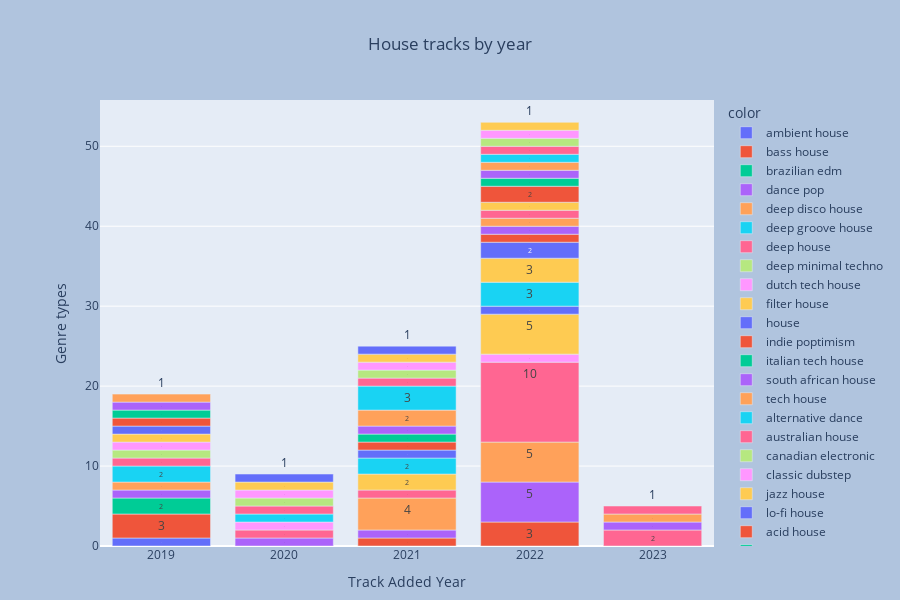

The notebook cell saved with this chart:
### Markdown cell above
My brother is a DJ so I've always been a big fan of house music and the DJ culture. Over the years, I've scoured through [Beatport](https://www.beatport.com/), the capital of dance music, for underground tracks alongside other DJ oriented websites. For entertainment, I'd recommend the [People Of](https://youtu.be/09yeEisT-FQ) YouTube videos. Great music, funny moments.

I personally prefer the genre labelling of Beatport over Spotify's for dance/electronic tracks because they're more accurate. But anyway, I'll visualize all the tracks that have "house" as one of the labels inside Genres to see the changes of house tracks over the years.

### Code cell
t = playlist[(playlist.Genres.str.contains("house", na=False))].groupby([playlist['Added_At'].dt.year, 'Genre'])['Song'].count().reset_index()

px.bar(x=t.Added_At, y=t.Song, color=t.Genre, text_auto=True).update_xaxes(type='category', categoryarray=[2019,2020, 2021,2022,2023]).update_layout(
                  title_text="House tracks by year",
                  title_x=0.5,
                  yaxis_title='Genre types',
                  xaxis_title='Track Added Year',
                  paper_bgcolor="LightSteelBlue",
                  height=600,
                  margin=dict(l=100, r=150, t=100, b=20)
).update_traces(textangle=0)

### Figure 1 — Plotly figure (JSON) as saved in the notebook; plotly's stock layout.template omitted (floating-point values rounded to 4 significant figures)
{"data": [{"alignmentgroup": "True", "hovertemplate": "color=ambient house<br>x=%{x}<br>y=%{y}<extra></extra>", "legendgroup": "ambient house", "marker": {"color": "#636efa", "pattern": {"shape": ""}}, "name": "ambient house", "offsetgroup": "ambient house", "orientation": "v", "showlegend": true, "textangle": 0, "textposition": "auto", "texttemplate": "%{y}", "type": "bar", "x": [2019], "xaxis": "x", "y": [1], "yaxis": "y"}, {"alignmentgroup": "True", "hovertemplate": "color=bass house<br>x=%{x}<br>y=%{y}<extra></extra>", "legendgroup": "bass house", "marker": {"color": "#EF553B", "pattern": {"shape": ""}}, "name": "bass house", "offsetgroup": "bass house", "orientation": "v", "showlegend": true, "textangle": 0, "textposition": "auto", "texttemplate": "%{y}", "type": "bar", "x": [2019, 2021, 2022], "xaxis": "x", "y": [3, 1, 3], "yaxis": "y"}, {"alignmentgroup": "True", "hovertemplate": "color=brazilian edm<br>x=%{x}<br>y=%{y}<extra></extra>", "legendgroup": "brazilian edm", "marker": {"color": "#00cc96", "pattern": {"shape": ""}}, "name": "brazilian edm", "offsetgroup": "brazilian edm", "orientation": "v", "showlegend": true, "textangle": 0, "textposition": "auto", "texttemplate": "%{y}", "type": "bar", "x": [2019], "xaxis": "x", "y": [2], "yaxis": "y"}, {"alignmentgroup": "True", "hovertemplate": "color=dance pop<br>x=%{x}<br>y=%{y}<extra></extra>", "legendgroup": "dance pop", "marker": {"color": "#ab63fa", "pattern": {"shape": ""}}, "name": "dance pop", "offsetgroup": "dance pop", "orientation": "v", "showlegend": true, "textangle": 0, "textposition": "auto", "texttemplate": "%{y}", "type": "bar", "x": [2019, 2020, 2021, 2022], "xaxis": "x", "y": [1, 1, 1, 5], "yaxis": "y"}, {"alignmentgroup": "True", "hovertemplate": "color=deep disco house<br>x=%{x}<br>y=%{y}<extra></extra>", "legendgroup": "deep disco house", "marker": {"color": "#FFA15A", "pattern": {"shape": ""}}, "name": "deep disco house", "offsetgroup": "deep disco house", "orientation": "v", "showlegend": true, "textangle": 0, "textposition": "auto", "texttemplate": "%{y}", "type": "bar", "x": [2019, 2021, 2022], "xaxis": "x", "y": [1, 4, 5], "yaxis": "y"}, {"alignmentgroup": "True", "hovertemplate": "color=deep groove house<br>x=%{x}<br>y=%{y}<extra></extra>", "legendgroup": "deep groove house", "marker": {"color": "#19d3f3", "pattern": {"shape": ""}}, "name": "deep groove house", "offsetgroup": "deep groove house", "orientation": "v", "showlegend": true, "textangle": 0, "textposition": "auto", "texttemplate": "%{y}", "type": "bar", "x": [2019], "xaxis": "x", "y": [2], "yaxis": "y"}, {"alignmentgroup": "True", "hovertemplate": "color=deep house<br>x=%{x}<br>y=%{y}<extra></extra>", "legendgroup": "deep house", "marker": {"color": "#FF6692", "pattern": {"shape": ""}}, "name": "deep house", "offsetgroup": "deep house", "orientation": "v", "showlegend": true, "textangle": 0, "textposition": "auto", "texttemplate": "%{y}", "type": "bar", "x": [2019, 2020, 2021, 2022, 2023], "xaxis": "x", "y": [1, 1, 1, 10, 2], "yaxis": "y"}, {"alignmentgroup": "True", "hovertemplate": "color=deep minimal techno<br>x=%{x}<br>y=%{y}<extra></extra>", "legendgroup": "deep minimal techno", "marker": {"color": "#B6E880", "pattern": {"shape": ""}}, "name": "deep minimal techno", "offsetgroup": "deep minimal techno", "orientation": "v", "showlegend": true, "textangle": 0, "textposition": "auto", "texttemplate": "%{y}", "type": "bar", "x": [2019], "xaxis": "x", "y": [1], "yaxis": "y"}, {"alignmentgroup": "True", "hovertemplate": "color=dutch tech house<br>x=%{x}<br>y=%{y}<extra></extra>", "legendgroup": "dutch tech house", "marker": {"color": "#FF97FF", "pattern": {"shape": ""}}, "name": "dutch tech house", "offsetgroup": "dutch tech house", "orientation": "v", "showlegend": true, "textangle": 0, "textposition": "auto", "texttemplate": "%{y}", "type": "bar", "x": [2019, 2020, 2022], "xaxis": "x", "y": [1, 1, 1], "yaxis": "y"}, {"alignmentgroup": "True", "hovertemplate": "color=filter house<br>x=%{x}<br>y=%{y}<extra></extra>", "legendgroup": "filter house", "marker": {"color": "#FECB52", "pattern": {"shape": ""}}, "name": "filter house", "offsetgroup": "filter house", "orientation": "v", "showlegend": true, "textangle": 0, "textposition": "auto", "texttemplate": "%{y}", "type": "bar", "x": [2019, 2021, 2022], "xaxis": "x", "y": [1, 2, 5], "yaxis": "y"}, {"alignmentgroup": "True", "hovertemplate": "color=house<br>x=%{x}<br>y=%{y}<extra></extra>", "legendgroup": "house", "marker": {"color": "#636efa", "pattern": {"shape": ""}}, "name": "house", "offsetgroup": "house", "orientation": "v", "showlegend": true, "textangle": 0, "textposition": "auto", "texttemplate": "%{y}", "type": "bar", "x": [2019, 2022], "xaxis": "x", "y": [1, 1], "yaxis": "y"}, {"alignmentgroup": "True", "hovertemplate": "color=indie poptimism<br>x=%{x}<br>y=%{y}<extra></extra>", "legendgroup": "indie poptimism", "marker": {"color": "#EF553B", "pattern": {"shape": ""}}, "name": "indie poptimism", "offsetgroup": "indie poptimism", "orientation": "v", "showlegend": true, "textangle": 0, "textposition": "auto", "texttemplate": "%{y}", "type": "bar", "x": [2019], "xaxis": "x", "y": [1], "yaxis": "y"}, {"alignmentgroup": "True", "hovertemplate": "color=italian tech house<br>x=%{x}<br>y=%{y}<extra></extra>", "legendgroup": "italian tech house", "marker": {"color": "#00cc96", "pattern": {"shape": ""}}, "name": "italian tech house", "offsetgroup": "italian tech house", "orientation": "v", "showlegend": true, "textangle": 0, "textposition": "auto", "texttemplate": "%{y}", "type": "bar", "x": [2019], "xaxis": "x", "y": [1], "yaxis": "y"}, {"alignmentgroup": "True", "hovertemplate": "color=south african house<br>x=%{x}<br>y=%{y}<extra></extra>", "legendgroup": "south african house", "marker": {"color": "#ab63fa", "pattern": {"shape": ""}}, "name": "south african house", "offsetgroup": "south african house", "orientation": "v", "showlegend": true, "textangle": 0, "textposition": "auto", "texttemplate": "%{y}", "type": "bar", "x": [2019], "xaxis": "x", "y": [1], "yaxis": "y"}, {"alignmentgroup": "True", "hovertemplate": "color=tech house<br>x=%{x}<br>y=%{y}<extra></extra>", "legendgroup": "tech house", "marker": {"color": "#FFA15A", "pattern": {"shape": ""}}, "name": "tech house", "offsetgroup": "tech house", "orientation": "v", "showlegend": true, "textangle": 0, "textposition": "auto", "texttemplate": "%{y}", "type": "bar", "x": [2019], "xaxis": "x", "y": [1], "yaxis": "y"}, {"alignmentgroup": "True", "hovertemplate": "color=alternative dance<br>x=%{x}<br>y=%{y}<extra></extra>", "legendgroup": "alternative dance", "marker": {"color": "#19d3f3", "pattern": {"shape": ""}}, "name": "alternative dance", "offsetgroup": "alternative dance", "orientation": "v", "showlegend": true, "textangle": 0, "textposition": "auto", "texttemplate": "%{y}", "type": "bar", "x": [2020, 2021, 2022], "xaxis": "x", "y": [1, 2, 3], "yaxis": "y"}, {"alignmentgroup": "True", "hovertemplate": "color=australian house<br>x=%{x}<br>y=%{y}<extra></extra>", "legendgroup": "australian house", "marker": {"color": "#FF6692", "pattern": {"shape": ""}}, "name": "australian house", "offsetgroup": "australian house", "orientation": "v", "showlegend": true, "textangle": 0, "textposition": "auto", "texttemplate": "%{y}", "type": "bar", "x": [2020], "xaxis": "x", "y": [1], "yaxis": "y"}, {"alignmentgroup": "True", "hovertemplate": "color=canadian electronic<br>x=%{x}<br>y=%{y}<extra></extra>", "legendgroup": "canadian electronic", "marker": {"color": "#B6E880", "pattern": {"shape": ""}}, "name": "canadian electronic", "offsetgroup": "canadian electronic", "orientation": "v", "showlegend": true, "textangle": 0, "textposition": "auto", "texttemplate": "%{y}", "type": "bar", "x": [2020], "xaxis": "x", "y": [1], "yaxis": "y"}, {"alignmentgroup": "True", "hovertemplate": "color=classic dubstep<br>x=%{x}<br>y=%{y}<extra></extra>", "legendgroup": "classic dubstep", "marker": {"color": "#FF97FF", "pattern": {"shape": ""}}, "name": "classic dubstep", "offsetgroup": "classic dubstep", "orientation": "v", "showlegend": true, "textangle": 0, "textposition": "auto", "texttemplate": "%{y}", "type": "bar", "x": [2020], "xaxis": "x", "y": [1], "yaxis": "y"}, {"alignmentgroup": "True", "hovertemplate": "color=jazz house<br>x=%{x}<br>y=%{y}<extra></extra>", "legendgroup": "jazz house", "marker": {"color": "#FECB52", "pattern": {"shape": ""}}, "name": "jazz house", "offsetgroup": "jazz house", "orientation": "v", "showlegend": true, "textangle": 0, "textposition": "auto", "texttemplate": "%{y}", "type": "bar", "x": [2020, 2022], "xaxis": "x", "y": [1, 3], "yaxis": "y"}, {"alignmentgroup": "True", "hovertemplate": "color=lo-fi house<br>x=%{x}<br>y=%{y}<extra></extra>", "legendgroup": "lo-fi house", "marker": {"color": "#636efa", "pattern": {"shape": ""}}, "name": "lo-fi house", "offsetgroup": "lo-fi house", "orientation": "v", "showlegend": true, "textangle": 0, "textposition": "auto", "texttemplate": "%{y}", "type": "bar", "x": [2020, 2021, 2022], "xaxis": "x", "y": [1, 1, 2], "yaxis": "y"}, {"alignmentgroup": "True", "hovertemplate": "color=acid house<br>x=%{x}<br>y=%{y}<extra></extra>", "legendgroup": "acid house", "marker": {"color": "#EF553B", "pattern": {"shape": ""}}, "name": "acid house", "offsetgroup": "acid house", "orientation": "v", "showlegend": true, "textangle": 0, "textposition": "auto", "texttemplate": "%{y}", "type": "bar", "x": [2021, 2022], "xaxis": "x", "y": [1, 1], "yaxis": "y"}, {"alignmentgroup": "True", "hovertemplate": "color=canadian hip hop<br>x=%{x}<br>y=%{y}<extra></extra>", "legendgroup": "canadian hip hop", "marker": {"color": "#00cc96", "pattern": {"shape": ""}}, "name": "canadian hip hop", "offsetgroup": "canadian hip hop", "orientation": "v", "showlegend": true, "textangle": 0, "textposition": "auto", "texttemplate": "%{y}", "type": "bar", "x": [2021], "xaxis": "x", "y": [1], "yaxis": "y"}, {"alignmentgroup": "True", "hovertemplate": "color=complextro<br>x=%{x}<br>y=%{y}<extra></extra>", "legendgroup": "complextro", "marker": {"color": "#ab63fa", "pattern": {"shape": ""}}, "name": "complextro", "offsetgroup": "complextro", "orientation": "v", "showlegend": true, "textangle": 0, "textposition": "auto", "texttemplate": "%{y}", "type": "bar", "x": [2021, 2022, 2023], "xaxis": "x", "y": [1, 1, 1], "yaxis": "y"}, {"alignmentgroup": "True", "hovertemplate": "color=disco house<br>x=%{x}<br>y=%{y}<extra></extra>", "legendgroup": "disco house", "marker": {"color": "#FFA15A", "pattern": {"shape": ""}}, "name": "disco house", "offsetgroup": "disco house", "orientation": "v", "showlegend": true, "textangle": 0, "textposition": "auto", "texttemplate": "%{y}", "type": "bar", "x": [2021, 2022, 2023], "xaxis": "x", "y": [2, 1, 1], "yaxis": "y"}, {"alignmentgroup": "True", "hovertemplate": "color=edm<br>x=%{x}<br>y=%{y}<extra></extra>", "legendgroup": "edm", "marker": {"color": "#19d3f3", "pattern": {"shape": ""}}, "name": "edm", "offsetgroup": "edm", "orientation": "v", "showlegend": true, "textangle": 0, "textposition": "auto", "texttemplate": "%{y}", "type": "bar", "x": [2021], "xaxis": "x", "y": [3], "yaxis": "y"}, {"alignmentgroup": "True", "hovertemplate": "color=electronica<br>x=%{x}<br>y=%{y}<extra></extra>", "legendgroup": "electronica", "marker": {"color": "#FF6692", "pattern": {"shape": ""}}, "name": "electronica", "offsetgroup": "electronica", "orientation": "v", "showlegend": true, "textangle": 0, "textposition": "auto", "texttemplate": "%{y}", "type": "bar", "x": [2021, 2022, 2023], "xaxis": "x", "y": [1, 1, 1], "yaxis": "y"}, {"alignmentgroup": "True", "hovertemplate": "color=experimental house<br>x=%{x}<br>y=%{y}<extra></extra>", "legendgroup": "experimental house", "marker": {"color": "#B6E880", "pattern": {"shape": ""}}, "name": "experimental house", "offsetgroup": "experimental house", "orientation": "v", "showlegend": true, "textangle": 0, "textposition": "auto", "texttemplate": "%{y}", "type": "bar", "x": [2021], "xaxis": "x", "y": [1], "yaxis": "y"}, {"alignmentgroup": "True", "hovertemplate": "color=float house<br>x=%{x}<br>y=%{y}<extra></extra>", "legendgroup": "float house", "marker": {"color": "#FF97FF", "pattern": {"shape": ""}}, "name": "float house", "offsetgroup": "float house", "orientation": "v", "showlegend": true, "textangle": 0, "textposition": "auto", "texttemplate": "%{y}", "type": "bar", "x": [2021], "xaxis": "x", "y": [1], "yaxis": "y"}, {"alignmentgroup": "True", "hovertemplate": "color=indie soul<br>x=%{x}<br>y=%{y}<extra></extra>", "legendgroup": "indie soul", "marker": {"color": "#FECB52", "pattern": {"shape": ""}}, "name": "indie soul", "offsetgroup": "indie soul", "orientation": "v", "showlegend": true, "textangle": 0, "textposition": "auto", "texttemplate": "%{y}", "type": "bar", "x": [2021, 2022], "xaxis": "x", "y": [1, 1], "yaxis": "y"}, {"alignmentgroup": "True", "hovertemplate": "color=rap<br>x=%{x}<br>y=%{y}<extra></extra>", "legendgroup": "rap", "marker": {"color": "#636efa", "pattern": {"shape": ""}}, "name": "rap", "offsetgroup": "rap", "orientation": "v", "showlegend": true, "textangle": 0, "textposition": "auto", "texttemplate": "%{y}", "type": "bar", "x": [2021], "xaxis": "x", "y": [1], "yaxis": "y"}, {"alignmentgroup": "True", "hovertemplate": "color=afro house<br>x=%{x}<br>y=%{y}<extra></extra>", "legendgroup": "afro house", "marker": {"color": "#EF553B", "pattern": {"shape": ""}}, "name": "afro house", "offsetgroup": "afro house", "orientation": "v", "showlegend": true, "textangle": 0, "textposition": "auto", "texttemplate": "%{y}", "type": "bar", "x": [2022], "xaxis": "x", "y": [2], "yaxis": "y"}, {"alignmentgroup": "True", "hovertemplate": "color=classic house<br>x=%{x}<br>y=%{y}<extra></extra>", "legendgroup": "classic house", "marker": {"color": "#00cc96", "pattern": {"shape": ""}}, "name": "classic house", "offsetgroup": "classic house", "orientation": "v", "showlegend": true, "textangle": 0, "textposition": "auto", "texttemplate": "%{y}", "type": "bar", "x": [2022], "xaxis": "x", "y": [1], "yaxis": "y"}, {"alignmentgroup": "True", "hovertemplate": "color=deep soul house<br>x=%{x}<br>y=%{y}<extra></extra>", "legendgroup": "deep soul house", "marker": {"color": "#ab63fa", "pattern": {"shape": ""}}, "name": "deep soul house", "offsetgroup": "deep soul house", "orientation": "v", "showlegend": true, "textangle": 0, "textposition": "auto", "texttemplate": "%{y}", "type": "bar", "x": [2022], "xaxis": "x", "y": [1], "yaxis": "y"}, {"alignmentgroup": "True", "hovertemplate": "color=deep tech house<br>x=%{x}<br>y=%{y}<extra></extra>", "legendgroup": "deep tech house", "marker": {"color": "#FFA15A", "pattern": {"shape": ""}}, "name": "deep tech house", "offsetgroup": "deep tech house", "orientation": "v", "showlegend": true, "textangle": 0, "textposition": "auto", "texttemplate": "%{y}", "type": "bar", "x": [2022], "xaxis": "x", "y": [1], "yaxis": "y"}, {"alignmentgroup": "True", "hovertemplate": "color=dream pop<br>x=%{x}<br>y=%{y}<extra></extra>", "legendgroup": "dream pop", "marker": {"color": "#19d3f3", "pattern": {"shape": ""}}, "name": "dream pop", "offsetgroup": "dream pop", "orientation": "v", "showlegend": true, "textangle": 0, "textposition": "auto", "texttemplate": "%{y}", "type": "bar", "x": [2022], "xaxis": "x", "y": [1], "yaxis": "y"}, {"alignmentgroup": "True", "hovertemplate": "color=electropop<br>x=%{x}<br>y=%{y}<extra></extra>", "legendgroup": "electropop", "marker": {"color": "#FF6692", "pattern": {"shape": ""}}, "name": "electropop", "offsetgroup": "electropop", "orientation": "v", "showlegend": true, "textangle": 0, "textposition": "auto", "texttemplate": "%{y}", "type": "bar", "x": [2022], "xaxis": "x", "y": [1], "yaxis": "y"}, {"alignmentgroup": "True", "hovertemplate": "color=minimal tech house<br>x=%{x}<br>y=%{y}<extra></extra>", "legendgroup": "minimal tech house", "marker": {"color": "#B6E880", "pattern": {"shape": ""}}, "name": "minimal tech house", "offsetgroup": "minimal tech house", "orientation": "v", "showlegend": true, "textangle": 0, "textposition": "auto", "texttemplate": "%{y}", "type": "bar", "x": [2022], "xaxis": "x", "y": [1], "yaxis": "y"}, {"alignmentgroup": "True", "hovertemplate": "color=swiss house<br>x=%{x}<br>y=%{y}<extra></extra>", "legendgroup": "swiss house", "marker": {"color": "#FF97FF", "pattern": {"shape": ""}}, "name": "swiss house", "offsetgroup": "swiss house", "orientation": "v", "showlegend": true, "textangle": 0, "textposition": "auto", "texttemplate": "%{y}", "type": "bar", "x": [2022], "xaxis": "x", "y": [1], "yaxis": "y"}, {"alignmentgroup": "True", "hovertemplate": "color=uk house<br>x=%{x}<br>y=%{y}<extra></extra>", "legendgroup": "uk house", "marker": {"color": "#FECB52", "pattern": {"shape": ""}}, "name": "uk house", "offsetgroup": "uk house", "orientation": "v", "showlegend": true, "textangle": 0, "textposition": "auto", "texttemplate": "%{y}", "type": "bar", "x": [2022], "xaxis": "x", "y": [1], "yaxis": "y"}], "layout": {"barmode": "relative", "height": 600, "legend": {"title": {"text": "color"}, "tracegroupgap": 0}, "margin": {"b": 20, "l": 100, "r": 150, "t": 100}, "paper_bgcolor": "LightSteelBlue", "title": {"text": "House tracks by year", "x": 0.5}, "xaxis": {"anchor": "y", "categoryarray": [2019, 2020, 2021, 2022, 2023], "domain": [0, 1], "title": {"text": "Track Added Year"}, "type": "category"}, "yaxis": {"anchor": "x", "domain": [0, 1], "title": {"text": "Genre types"}}}}
